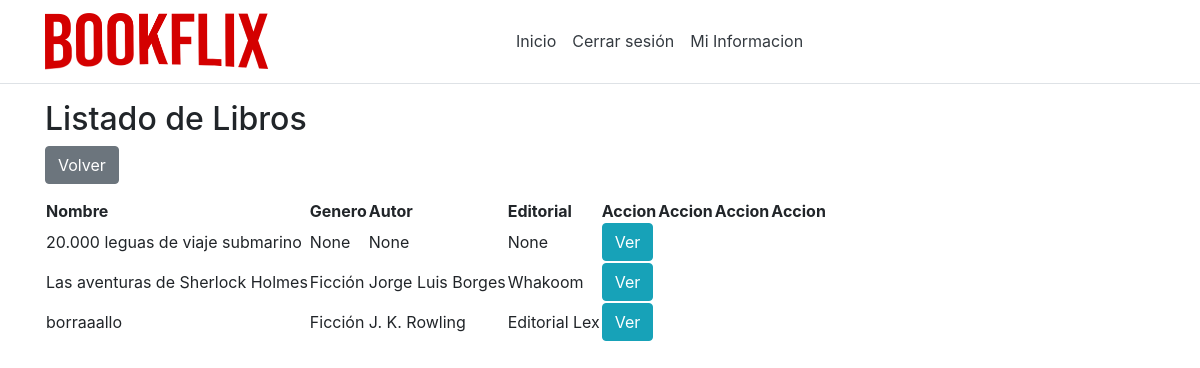
The app's page /listBooks/ (signed in), older data.
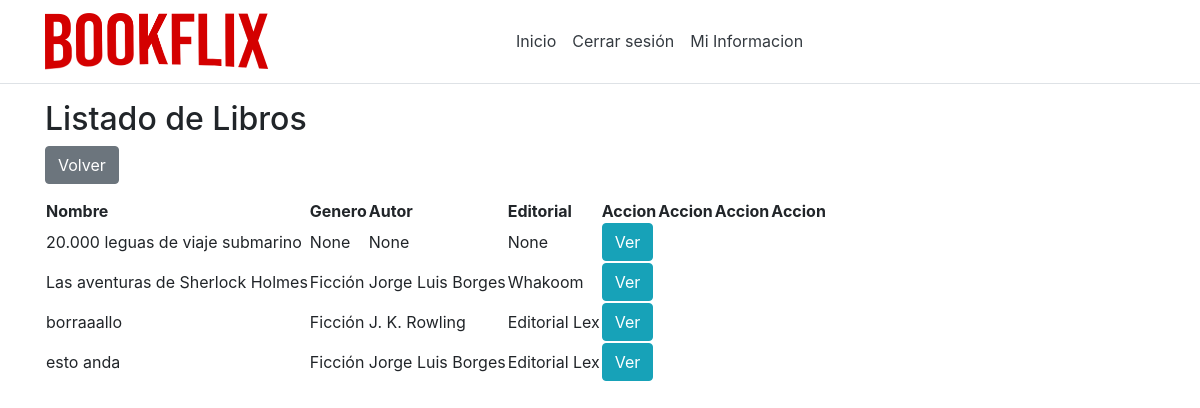
The same page, newer data.
### app/models.py (models this page shows, shortened)
class Libro(models.Model):
    id = models.AutoField(primary_key=True)
    nombre = models.CharField(max_length=50)
    isbn = models.IntegerField()
    idAutor = models.ForeignKey(Autor,on_delete=models.CASCADE,null=True)
    idGenero = models.ForeignKey(Genero,on_delete=models.CASCADE,null=True)
    idEditorial = models.ForeignKey(Editorial,on_delete=models.CASCADE,null=True)
    descripcion = models.CharField(max_length=255)
    vistos = models.IntegerField(null=True, default=0)
    ultimoCapitulo = models.BooleanField(default=False)

class Genero(models.Model):
    id = models.AutoField(primary_key=True)
    nombre = models.CharField(max_length=50,unique=True)
    def __str__(self):
        return self.nombre

class Autor(models.Model):
    id = models.AutoField(primary_key=True)
    nombre = models.CharField(max_length=50,unique=True)
    def __str__(self):
        return self.nombre

class Editorial(models.Model):
    id = models.AutoField(primary_key=True)
    nombre = models.CharField(max_length=50,unique=True)
    def __str__(self):
        return self.nombre

### app/views.py (the view)
# urls.py: path('listBooks/', views.listBooks),
def listBooks(request):
    libros = Libro.objects.all()
    return render(request, "shared/listOfBooks.html", {'libros': libros})

### app/models.py (called while the page is built)
    @property
    def is_active(self):
        return self.active

    @property
    def is_superuser(self):
        return self.superuser

### app/templates/shared/listOfBooks.html (shortened to what this page needs)
{% extends 'default/layout.html' %}
{% block suscriptor %}
<h2>Listado de Libros</h2>
<form method="get" action="/inicio">
    <button class="btn btn-secondary" type="submit">Volver</button>
</form>
<table>
    <thead>
        <tr>
            <th>Nombre</th>
            <th>Genero</th>
            <th>Autor</th>
            <th>Editorial</th>
            <th>Accion</th>
            <th>Accion</th>
            <th>Accion</th>
            <th>Accion</th>
        </tr>
    </thead>
    <tbody>
        {% for libro in libros %}
        <tr>
            <td>{{ libro.nombre }}</td>
            <td>{{ libro.idGenero }}</td>
            <td>{{ libro.idAutor }}</td>
            <td>{{ libro.idEditorial }}</td>
            <td><a class="btn btn-info" role="button" href="/viewBook/{{ libro.id }}">Ver</a></td>
        {% endfor %}
    </tbody>
</table>
{% endblock %}

### app/templates/default/layout.html
{% include "default/header.html" %}
<div class="container">
{% if user.is_authenticated %}
{% block share %}
    {% if user.is_superuser == 1 %}
        {% block admin %}
        {% endblock %}
    {% else %}
        {% block suscriptor %}
        {% endblock %}
    {% endif %}
{% endblock %}
{% else %}
    {% block public %}
        <a>Tiene que loguearse para ver el contenido</a>
        <a href="{% url 'login' %}">click aqui para ingresar</a>
    {% endblock %}
{% endif %}
</div>
{% include "default/footer.html" %}

### app/templates/default/header.html (shortened to what this page needs)
<head>
    {% load static %}
    <link rel="stylesheet" type="text/css" href="{% static 'css/bootstrap.css' %}">
    <link rel="stylesheet" type="text/css" href="{% static 'css/style.css' %}">
</head>
    <header>
        <nav class="navbar navbar-expand-sm navbar-toggleable-sm navbar-light bg-white border-bottom box-shadow mb-3">
            <div class="container">
                <a class="navbar-brand">
                    <img src="{% static 'images/bookflix.png' %}" class="imglogo" />
                </a>
                <div class="navbar-collapse collapse d-sm-inline-flex flex-sm-row-reverse">
                    <ul class="navbar-nav flex-grow-1">
                        {% if user.is_authenticated %}
                        <li class="nav-item">
                            <a class="nav-link text-dark" href="/">Inicio</a>
                        </li>
                        <li class="nav-item">
                            <a class="nav-link text-dark" href="/logout">Cerrar sesión</a>
                        </li>
                        {% if user.is_superuser != 1 %}
                        <li class="nav-item">
                            <a class="nav-link text-dark" href="/infoSuscriptor/{{user.id}}">Mi Informacion</a>
                        </li>
                        {% endif %}
                        {% endif %}
                    </ul>
                </div>
            </div>
        </nav>
    </header>

### app/templates/default/footer.html
</body>
</html>

### static/css/style.css (style rules this page uses)
.imglogo { max-width: 50%; }
.container { width: 100%; }

Row changes from the older to the newer data that the page shows:
added Libro: nombre "esto anda", idGenero "Ficción", idAutor "Jorge Luis Borges", idEditorial "Editorial Lex"
